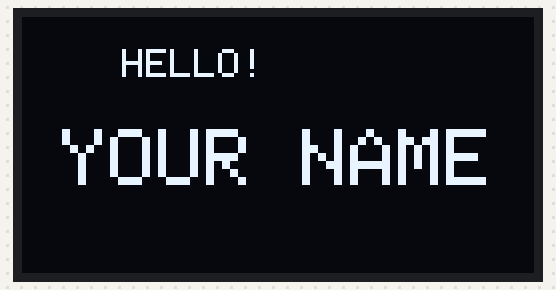
A sketch run on a simulated ESP32. Shown: 128×64 one-colour display. What the sketch prints to the serial monitor is not drawn.

Above: at 0.1 s.

The sketch:

oled_name.ino
```cpp
#include <Wire.h>
#include <Adafruit_GFX.h>
#include <Adafruit_SSD1306.h>

#define OLED_SDA 8
#define OLED_SCL 9

#define SCREEN_WIDTH 128
#define SCREEN_HEIGHT 64
#define OLED_RESET -1

Adafruit_SSD1306 display(
  SCREEN_WIDTH, SCREEN_HEIGHT, &Wire, OLED_RESET
);

void setup() {
  Serial.begin(115200);
  Wire.begin(OLED_SDA, OLED_SCL);

  if (!display.begin(SSD1306_SWITCHCAPVCC, 0x3C)) {
    Serial.println("OLED not found!");
    while (true) delay(100);
  }

  display.clearDisplay();
  display.setTextColor(SSD1306_WHITE);

  display.setTextSize(1);
  display.setCursor(25, 8);
  display.println("HELLO!");

  display.setTextSize(2);
  display.setCursor(10, 28);
  display.println("YOUR NAME");

  display.display();
  Serial.println("Name display test passed!");
}

void loop() {
}
```
